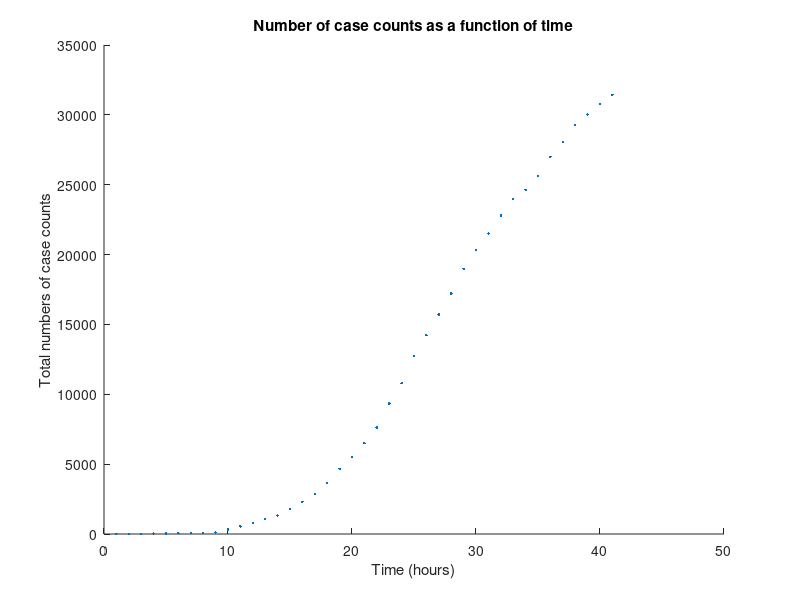

Write the MATLAB code that produced this figure. (Note: this script raises an error after producing the figure.)
%{
    In this project, we plan to investigate the current situation of 
    COVID-19 using epidemic modeling. We will potentially be doing both 
    model selection and parameter estimation in order to find a good model 
    of the outbreak. One of the models that is worth trying is the SEIR 
    model that we discussed in class. We are looking at some 
    local regions in Michigan and how different regions might have a 
    different model as a good fit. With the existing data in hand, 
    we would hope to generate a good prediction into the future of the 
    outbreak. 

    We're gonna use the model we used for the ebola outbreak to help get
    started with the model.

        S is the number of susceptible people.
        E is the number of exposed people.
        I is the number of infected people.
        R is the number of recovered people.
        y is the number of total case counts for infection.

%}

%Data has three colums (hours, case counts, days)
%There should be a bug somewhere for the time, we should be able to do this
%in days
dataCases = load('covid_data.txt');
days = dataCases(:, 3);
hours = dataCases(:, 1);
case_count = dataCases(:, 2);

%Plot the data.
figure;
hold on;
plot(days, case_count, '.');
xlabel('Time (hours)');
ylabel('Total numbers of case counts');
title('Number of case counts as a function of time');
%saveas(gcf, "./plots/raw_data.jpg");

B = 1.4876; %Beta
A = .7238; %Alpha 
r = 1.4701; %Gamma
N = 2000000; %This is the total number of people 

%Define the initial conditions.
I0 = case_count(1) / N;
E0 = 5 * I0;
S0 = 1 - I0 - E0;
R0 = 0;
y0 = N * A * E0;

%Define the vectors for the parameters and initial conditions.
params = [B,A,r,N];
x0 = [S0,E0,I0,R0,y0];
tspan = dataCases(:,1);
tdays = dataCases(:,3);

%Call the function seirode to evaluate the values and then plot the
%ydot solutions vs time.
options = odeset('AbsTol', 1e-8, 'RelTol', 1e-8);
fun = @(t,x) covidseirode(t,x,params);
[~,xsol] = ode45(fun,tspan,x0,options);
plot(tdays,xsol(:,5),'*');

%This portion solves for the Poisson LL to help determine better 
%parameters for the SEIR model to better fit the data.

fun1 = @(v) covidseirPois(v);
v0 = [B,A,r];
%fminsearch helps find the minimal value for the parameters. Which in turns
%optimizes the ODE.
varparsPois = fminsearch(fun1,v0);

%This portion solves for the least squares to help determine better 
%parameters for the SEIR model to better fit the data.

fun2 = @(v) covidseirLS(v);
u0 = [B,A,r];
%fminsearch helps find the minimal value for the parameters. Which in turns
%optimizes the ODE.
varparsLS = fminsearch(fun2,u0);

B = 1.4886; %Beta
A = .9885; %Alpha 
r = 1.4741; %Gamma

params = [B,A,r,N];
x0 = [S0,E0,I0,R0,y0];

options = odeset('AbsTol',1e-8,'RelTol',1e-8);
fun = @(t,x) covidseirode(t,x,params);
[t,xsol] = ode45(fun,tspan,x0,options);
plot(tdays,xsol(:,5),'x');
saveas(gcf, "./plots/optimal_params.jpg");


%Average cost of hospitalization of a respiratory system diagnosis with 
%ventilator support for more than 96 hours is $40,128. For less severe
%cases, the total cost will be on average $13,297. 

%About 15% of the people that are infected will need to be hospitalized.

%About 15% of the people that will be hospitalized are expected to be 
%in serious care. 

%And about 2 to 7% of people who will be hospitalized will be uninsured. So
%we are going approximate it by 5.5%

%Detroit has 4,123 hospital beds and 509 ICU beds and Michigan as a state
%has 2000 ventilators

%We should model the amount of hospital beds and ventilators that the
%county has and do a "birth death" system to show more of an accurate cost
%model for the SEIR model we have made.

seriousCareCost = 40128;
regularCareCost = 13297;

hospitalizedPeople = ceil(.15.*xsol(end,5));
uninsuredPeople = ceil(.05.*hospitalizedPeople);
seriousCarePeople = ceil(.15.*uninsuredPeople);
regularCarePeople = uninsuredPeople - seriousCarePeople;

%Here is the total cost to the government
totalCost = seriousCareCost.*seriousCarePeople + regularCarePeople.*regularCareCost;

%{
B = varpars(1);
A = varpars(2);
r = varpars(3);
params = [B,A,r];

tspan = dataCases(:,1);
options = odeset('AbsTol',1e-8,'RelTol',1e-8);
fun = @(t,x) covidseirode(t,x,params);
[t,xsol] = ode45(fun,tspan,x0,options);
plot(tspan,xsol(:,5),'*');
%}
